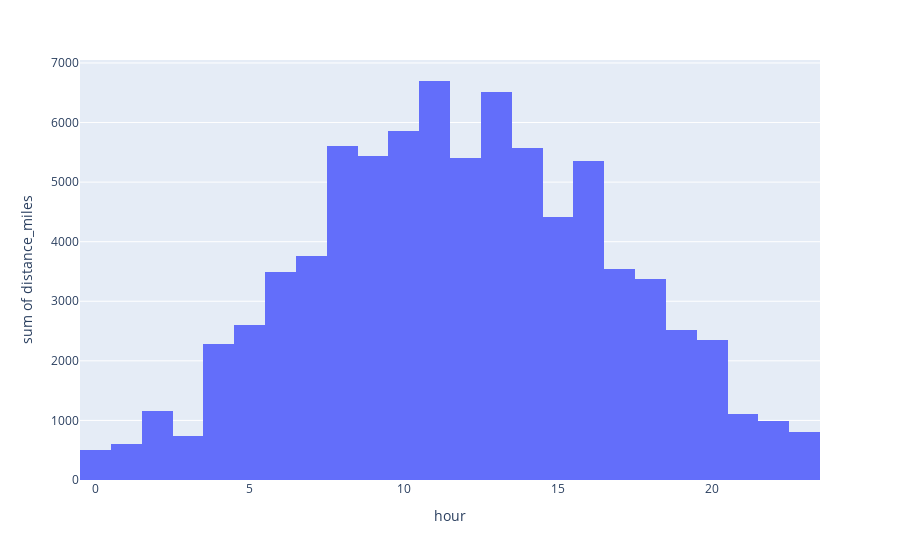

Notebook cell for this chart:
### Code cell
fig=px.histogram(df_medium_spokane, x="hour", y='distance_miles')
fig.show()

### Figure 1 — Plotly figure (JSON) as saved in the notebook; plotly's stock layout.template omitted (floating-point values rounded to 4 significant figures; data arrays with more than 128 entries replaced by an {"elided": "..."} marker saying what was removed)
{"data": [{"alignmentgroup": "True", "bingroup": "x", "histfunc": "sum", "hovertemplate": "hour=%{x}<br>sum of distance_miles=%{y}<extra></extra>", "legendgroup": "", "marker": {"color": "#636efa", "pattern": {"shape": ""}}, "name": "", "offsetgroup": "", "orientation": "v", "showlegend": false, "type": "histogram", "x": {"elided": "6461 int values"}, "xaxis": "x", "y": {"elided": "6461 float values"}, "yaxis": "y"}], "layout": {"autosize": true, "barmode": "relative", "legend": {"tracegroupgap": 0}, "margin": {"t": 60}, "xaxis": {"anchor": "y", "autorange": true, "domain": [0, 1], "range": [-0.5, 23.5], "title": {"text": "hour"}, "type": "linear"}, "yaxis": {"anchor": "x", "autorange": true, "domain": [0, 1], "range": [0, 7050.0], "title": {"text": "sum of distance_miles"}, "type": "linear"}}}
